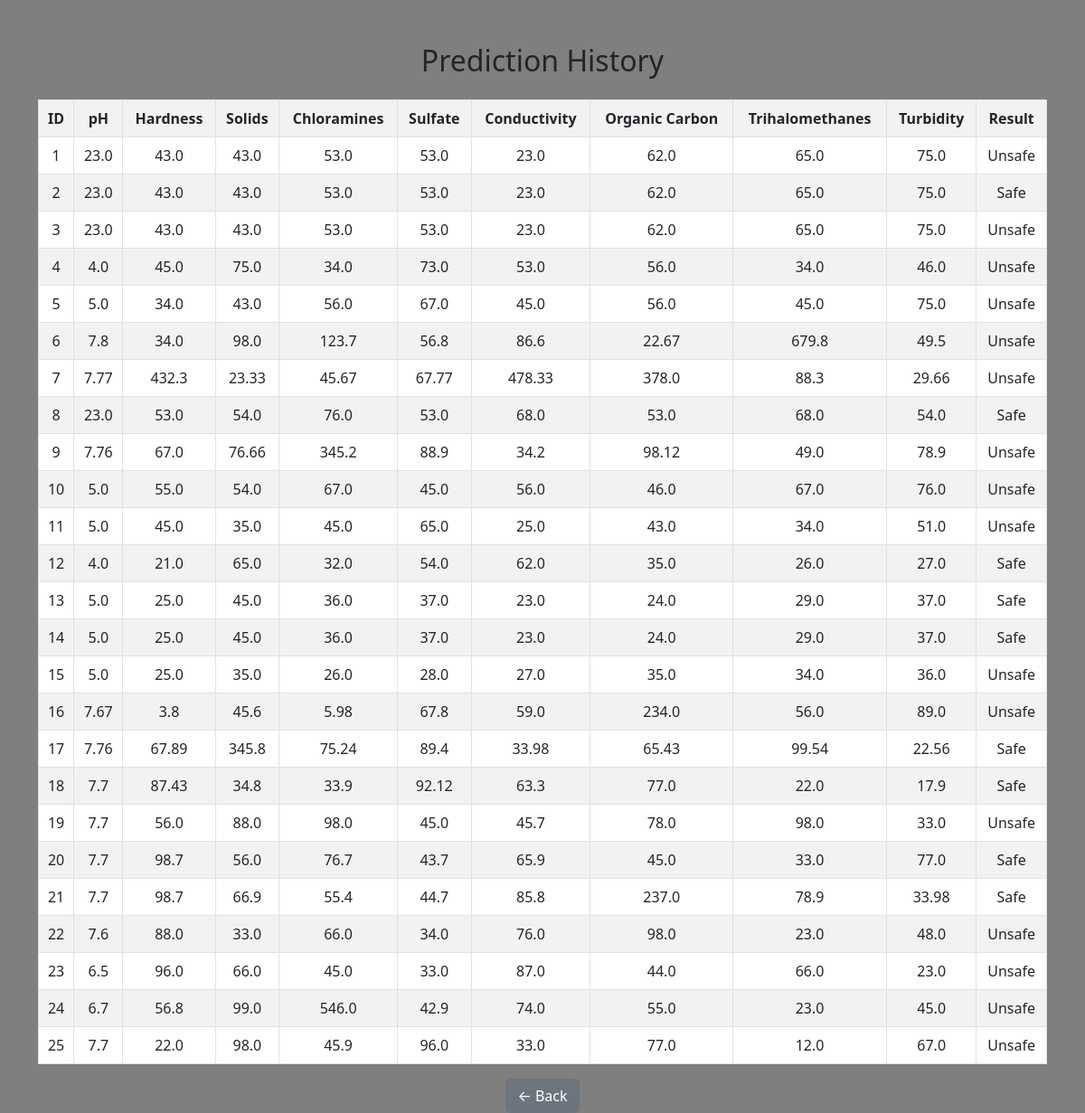
Screenshot of /history (signed in) with the database file from the repository.
### tables this page shows
CREATE TABLE history (
            id INTEGER PRIMARY KEY AUTOINCREMENT,
            username TEXT,
            ph REAL,
            Hardness REAL,
            Solids REAL,
            Chloramines REAL,
            Sulfate REAL,
            Conductivity REAL,
            Organic_carbon REAL,
            Trihalomethanes REAL,
            Turbidity REAL,
            result TEXT
        );

### app.py (the view)
@app.route('/history')
def history():
    if 'user' not in session:
        return redirect('/login')
    conn = sqlite3.connect('users.db')
    cursor = conn.cursor()
    cursor.execute("SELECT * FROM history WHERE username=?", (session['user'],))
    data = cursor.fetchall()
    conn.close()
    return render_template('insights/history.html', data=data)

### templates/insights/history.html (shortened to what this page needs)
<!DOCTYPE html>
<html>
<head>
    <link href="https://cdn.jsdelivr.net/npm/bootstrap@5.3.0/dist/css/bootstrap.min.css" rel="stylesheet">
</head>
<body>
<div class="container mt-5">
    <h2 class="text-center mb-4">Prediction History</h2>
    <table class="table table-bordered table-striped text-center">
        <tr>
            <th>ID</th>
            <th>pH</th>
            <th>Hardness</th>
            <th>Solids</th>
            <th>Chloramines</th>
            <th>Sulfate</th>
            <th>Conductivity</th>
            <th>Organic Carbon</th>
            <th>Trihalomethanes</th>
            <th>Turbidity</th>
            <th>Result</th>
        </tr>
        {% for row in data %}
        <tr>
            <td>{{ row[0] }}</td>
            <td>{{ row[2] }}</td>
            <td>{{ row[3] }}</td>
            <td>{{ row[4] }}</td>
            <td>{{ row[5] }}</td>
            <td>{{ row[6] }}</td>
            <td>{{ row[7] }}</td>
            <td>{{ row[8] }}</td>
            <td>{{ row[9] }}</td>
            <td>{{ row[10] }}</td>
            <td>{{ row[11] }}</td>
        </tr>
        {% endfor %}
    </table>
    <div class="text-center">
        <a href="/insights" class="btn btn-secondary">← Back</a>
    </div>
</div>
</body>
</html>

### templates/insights/history.html (style rules this page uses)
body { background: url('/static/images/bg.png') no-repeat center center fixed; background-size: cover; position: relative; }
body::before { content: ""; position: fixed; inset: 0; background: rgba(0, 0, 0, 0.5); z-index: -1; }
.container, .navbar { position: relative; z-index: 1; }

### rows the page displays
history: id "1", ph "23.0", Hardness "43.0", Solids "43.0", Chloramines "53.0", Sulfate "53.0", Conductivity "23.0", Organic_carbon "62.0", Trihalomethanes "65.0", Turbidity "75.0", result "Unsafe"
history: id "2", ph "23.0", Hardness "43.0", Solids "43.0", Chloramines "53.0", Sulfate "53.0", Conductivity "23.0", Organic_carbon "62.0", Trihalomethanes "65.0", Turbidity "75.0", result "Safe"
history: id "3", ph "23.0", Hardness "43.0", Solids "43.0", Chloramines "53.0", Sulfate "53.0", Conductivity "23.0", Organic_carbon "62.0", Trihalomethanes "65.0", Turbidity "75.0", result "Unsafe"
history: id "4", ph "4.0", Hardness "45.0", Solids "75.0", Chloramines "34.0", Sulfate "73.0", Conductivity "53.0", Organic_carbon "56.0", Trihalomethanes "34.0", Turbidity "46.0", result "Unsafe"
history: id "5", ph "5.0", Hardness "34.0", Solids "43.0", Chloramines "56.0", Sulfate "67.0", Conductivity "45.0", Organic_carbon "56.0", Trihalomethanes "45.0", Turbidity "75.0", result "Unsafe"
history: id "6", ph "7.8", Hardness "34.0", Solids "98.0", Chloramines "123.7", Sulfate "56.8", Conductivity "86.6", Organic_carbon "22.67", Trihalomethanes "679.8", Turbidity "49.5", result "Unsafe"
history: id "7", ph "7.77", Hardness "432.3", Solids "23.33", Chloramines "45.67", Sulfate "67.77", Conductivity "478.33", Organic_carbon "378.0", Trihalomethanes "88.3", Turbidity "29.66", result "Unsafe"
history: id "8", ph "23.0", Hardness "53.0", Solids "54.0", Chloramines "76.0", Sulfate "53.0", Conductivity "68.0", Organic_carbon "53.0", Trihalomethanes "68.0", Turbidity "54.0", result "Safe"
history: id "9", ph "7.76", Hardness "67.0", Solids "76.66", Chloramines "345.2", Sulfate "88.9", Conductivity "34.2", Organic_carbon "98.12", Trihalomethanes "49.0", Turbidity "78.9", result "Unsafe"
history: id "10", ph "5.0", Hardness "55.0", Solids "54.0", Chloramines "67.0", Sulfate "45.0", Conductivity "56.0", Organic_carbon "46.0", Trihalomethanes "67.0", Turbidity "76.0", result "Unsafe"
history: id "11", ph "5.0", Hardness "45.0", Solids "35.0", Chloramines "45.0", Sulfate "65.0", Conductivity "25.0", Organic_carbon "43.0", Trihalomethanes "34.0", Turbidity "51.0", result "Unsafe"
history: id "12", ph "4.0", Hardness "21.0", Solids "65.0", Chloramines "32.0", Sulfate "54.0", Conductivity "62.0", Organic_carbon "35.0", Trihalomethanes "26.0", Turbidity "27.0", result "Safe"
history: id "13", ph "5.0", Hardness "25.0", Solids "45.0", Chloramines "36.0", Sulfate "37.0", Conductivity "23.0", Organic_carbon "24.0", Trihalomethanes "29.0", Turbidity "37.0", result "Safe"
history: id "14", ph "5.0", Hardness "25.0", Solids "45.0", Chloramines "36.0", Sulfate "37.0", Conductivity "23.0", Organic_carbon "24.0", Trihalomethanes "29.0", Turbidity "37.0", result "Safe"
history: id "15", ph "5.0", Hardness "25.0", Solids "35.0", Chloramines "26.0", Sulfate "28.0", Conductivity "27.0", Organic_carbon "35.0", Trihalomethanes "34.0", Turbidity "36.0", result "Unsafe"
history: id "16", ph "7.67", Hardness "3.8", Solids "45.6", Chloramines "5.98", Sulfate "67.8", Conductivity "59.0", Organic_carbon "234.0", Trihalomethanes "56.0", Turbidity "89.0", result "Unsafe"
history: id "17", ph "7.76", Hardness "67.89", Solids "345.8", Chloramines "75.24", Sulfate "89.4", Conductivity "33.98", Organic_carbon "65.43", Trihalomethanes "99.54", Turbidity "22.56", result "Safe"
history: id "18", ph "7.7", Hardness "87.43", Solids "34.8", Chloramines "33.9", Sulfate "92.12", Conductivity "63.3", Organic_carbon "77.0", Trihalomethanes "22.0", Turbidity "17.9", result "Safe"
history: id "19", ph "7.7", Hardness "56.0", Solids "88.0", Chloramines "98.0", Sulfate "45.0", Conductivity "45.7", Organic_carbon "78.0", Trihalomethanes "98.0", Turbidity "33.0", result "Unsafe"
history: id "20", ph "7.7", Hardness "98.7", Solids "56.0", Chloramines "76.7", Sulfate "43.7", Conductivity "65.9", Organic_carbon "45.0", Trihalomethanes "33.0", Turbidity "77.0", result "Safe"
history: id "21", ph "7.7", Hardness "98.7", Solids "66.9", Chloramines "55.4", Sulfate "44.7", Conductivity "85.8", Organic_carbon "237.0", Trihalomethanes "78.9", Turbidity "33.98", result "Safe"
history: id "22", ph "7.6", Hardness "88.0", Solids "33.0", Chloramines "66.0", Sulfate "34.0", Conductivity "76.0", Organic_carbon "98.0", Trihalomethanes "23.0", Turbidity "48.0", result "Unsafe"
history: id "23", ph "6.5", Hardness "96.0", Solids "66.0", Chloramines "45.0", Sulfate "33.0", Conductivity "87.0", Organic_carbon "44.0", Trihalomethanes "66.0", Turbidity "23.0", result "Unsafe"
history: id "24", ph "6.7", Hardness "56.8", Solids "99.0", Chloramines "546.0", Sulfate "42.9", Conductivity "74.0", Organic_carbon "55.0", Trihalomethanes "23.0", Turbidity "45.0", result "Unsafe"
history: id "25", ph "7.7", Hardness "22.0", Solids "98.0", Chloramines "45.9", Sulfate "96.0", Conductivity "33.0", Organic_carbon "77.0", Trihalomethanes "12.0", Turbidity "67.0", result "Unsafe"
